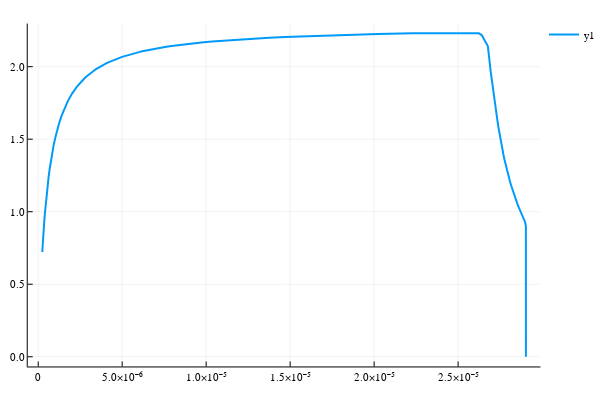

The notebook cell this image was saved under:
### Markdown cell above
## X vs D (τ = 0)

### Code cell
τ = 0.0;
mupdatant = Chemostat.v1.FBA.μ.(fbaress, wpdata, τ);
Xpdatant = Chemostat.v1.FBA.X.(fbaress,mupdatant,1);
X_vs_Dpdata = plot((mupdatant, Xpdatant), lw = 2)

### Figure 1 — Plotly figure (JSON) as saved in the notebook; plotly's stock layout.template omitted (floating-point values rounded to 4 significant figures; data arrays with more than 128 entries replaced by an {"elided": "..."} marker saying what was removed)
{"data": [{"colorbar": {"title": ""}, "hoverinfo": "text", "legendgroup": "y1", "line": {"color": "rgba(0, 154, 250, 1.000)", "dash": "solid", "shape": "linear", "width": 2}, "mode": "lines", "name": "y1", "showlegend": true, "text": {"elided": "750 null values"}, "type": "scatter", "x": {"elided": "750 float values"}, "xaxis": "x1", "y": {"elided": "750 float values"}, "yaxis": "y1"}], "layout": {"annotations": [], "height": 400, "legend": {"bgcolor": "rgba(255, 255, 255, 1.000)", "bordercolor": "rgba(0, 0, 0, 1.000)", "font": {"color": "rgba(0, 0, 0, 1.000)", "family": "sans-serif", "size": 11}, "tracegroupgap": 0, "x": 1, "y": 1}, "margin": {"b": 20, "l": 0, "r": 0, "t": 20}, "paper_bgcolor": "rgba(255, 255, 255, 1.000)", "plot_bgcolor": "rgba(255, 255, 255, 1.000)", "showlegend": true, "width": 600, "xaxis": {"anchor": "y1", "domain": [0.05101, 0.9934], "gridcolor": "rgba(0, 0, 0, 0.100)", "gridwidth": 0.5, "linecolor": "rgba(0, 0, 0, 1.000)", "mirror": false, "range": [-6.231e-07, 2.99e-05], "showgrid": true, "showline": true, "showticklabels": true, "tickangle": 0, "tickcolor": "rgb(0, 0, 0)", "tickfont": {"color": "rgba(0, 0, 0, 1.000)", "family": "sans-serif", "size": 11}, "tickmode": "array", "ticks": "inside", "ticktext": ["0", "5.0×10⁻⁶", "1.0×10⁻⁵", "1.5×10⁻⁵", "2.0×10⁻⁵", "2.5×10⁻⁵"], "tickvals": [0, 5e-06, 1e-05, 1.5e-05, 2e-05, 2.5e-05], "title": "", "titlefont": {"color": "rgba(0, 0, 0, 1.000)", "family": "sans-serif", "size": 15}, "type": "-", "visible": true, "zeroline": false, "zerolinecolor": "rgba(0, 0, 0, 1.000)"}, "yaxis": {"anchor": "x1", "domain": [0.03762, 0.9902], "gridcolor": "rgba(0, 0, 0, 0.100)", "gridwidth": 0.5, "linecolor": "rgba(0, 0, 0, 1.000)", "mirror": false, "range": [-0.06691, 2.297], "showgrid": true, "showline": true, "showticklabels": true, "tickangle": 0, "tickcolor": "rgb(0, 0, 0)", "tickfont": {"color": "rgba(0, 0, 0, 1.000)", "family": "sans-serif", "size": 11}, "tickmode": "array", "ticks": "inside", "ticktext": ["0.0", "0.5", "1.0", "1.5", "2.0"], "tickvals": [0, 0.5, 1, 1.5, 2], "title": "", "titlefont": {"color": "rgba(0, 0, 0, 1.000)", "family": "sans-serif", "size": 15}, "type": "-", "visible": true, "zeroline": false, "zerolinecolor": "rgba(0, 0, 0, 1.000)"}}}
